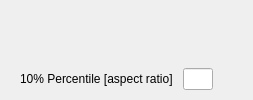
       <widget class="QWidget" name="Roundness">
        <attribute name="title">
         <string>Roundness</string>
        </attribute>
        <layout class="QGridLayout" name="gridLayout_8" rowstretch="1,0">
         <property name="leftMargin">
          <number>0</number>
         </property>
         <property name="topMargin">
          <number>0</number>
         </property>
         <property name="rightMargin">
          <number>0</number>
         </property>
         <property name="bottomMargin">
          <number>10</number>
         </property>
         <property name="spacing">
          <number>0</number>
         </property>
         <item row="0" column="0">
          <widget class="ImageBar" name="roundness" native="true"/>
         </item>
         <item row="1" column="0">
          <layout class="QGridLayout" name="gridLayout_16" columnstretch="0,0,0">
           <property name="leftMargin">
            <number>20</number>
           </property>
           <property name="bottomMargin">
            <number>0</number>
           </property>
           <property name="horizontalSpacing">
            <number>10</number>
           </property>
           <property name="verticalSpacing">
            <number>0</number>
           </property>
           <item row="0" column="2">
            <spacer name="horizontalSpacer_12">
             <property name="orientation">
              <enum>Qt::Orientation::Horizontal</enum>
             </property>
             <property name="sizeHint" stdset="0">
              <size>
               <width>40</width>
               <height>20</height>
              </size>
             </property>
            </spacer>
           </item>
           <item row="0" column="1">
            <widget class="QLineEdit" name="aspectRatioPercentile">
             <property name="maximumSize">
              <size>
               <width>30</width>
               <height>16777215</height>
              </size>
             </property>
            </widget>
           </item>
           <item row="0" column="0">
            <widget class="QLabel" name="label_15">
             <property name="text">
              <string>10% Percentile [aspect ratio]</string>
             </property>
            </widget>
           </item>
          </layout>
         </item>
        </layout>
       </widget>
